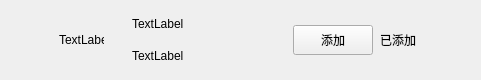
<?xml version="1.0" encoding="UTF-8"?>
<ui version="4.0">
 <class>ApplyFriendItem</class>
 <widget class="QWidget" name="ApplyFriendItem">
  <property name="geometry">
   <rect>
    <x>0</x>
    <y>0</y>
    <width>481</width>
    <height>80</height>
   </rect>
  </property>
  <property name="maximumSize">
   <size>
    <width>16777215</width>
    <height>80</height>
   </size>
  </property>
  <property name="windowTitle">
   <string>Form</string>
  </property>
  <layout class="QHBoxLayout" name="horizontalLayout">
   <property name="spacing">
    <number>6</number>
   </property>
   <property name="leftMargin">
    <number>9</number>
   </property>
   <property name="topMargin">
    <number>0</number>
   </property>
   <property name="rightMargin">
    <number>0</number>
   </property>
   <property name="bottomMargin">
    <number>0</number>
   </property>
   <item>
    <spacer name="horizontalSpacer">
     <property name="orientation">
      <enum>Qt::Horizontal</enum>
     </property>
     <property name="sizeType">
      <enum>QSizePolicy::Fixed</enum>
     </property>
     <property name="sizeHint" stdset="0">
      <size>
       <width>50</width>
       <height>20</height>
      </size>
     </property>
    </spacer>
   </item>
   <item>
    <widget class="QLabel" name="icon_lb">
     <property name="minimumSize">
      <size>
       <width>45</width>
       <height>45</height>
      </size>
     </property>
     <property name="maximumSize">
      <size>
       <width>45</width>
       <height>45</height>
      </size>
     </property>
     <property name="text">
      <string>TextLabel</string>
     </property>
    </widget>
   </item>
   <item>
    <widget class="QWidget" name="widget" native="true">
     <layout class="QHBoxLayout" name="horizontalLayout_2">
      <property name="spacing">
       <number>7</number>
      </property>
      <property name="leftMargin">
       <number>11</number>
      </property>
      <property name="topMargin">
       <number>2</number>
      </property>
      <property name="rightMargin">
       <number>11</number>
      </property>
      <property name="bottomMargin">
       <number>2</number>
      </property>
      <item>
       <widget class="QWidget" name="widget_2" native="true">
        <layout class="QVBoxLayout" name="verticalLayout">
         <property name="spacing">
          <number>4</number>
         </property>
         <property name="leftMargin">
          <number>11</number>
         </property>
         <property name="topMargin">
          <number>6</number>
         </property>
         <property name="rightMargin">
          <number>11</number>
         </property>
         <property name="bottomMargin">
          <number>6</number>
         </property>
         <item>
          <widget class="QLabel" name="user_name_lb">
           <property name="minimumSize">
            <size>
             <width>100</width>
             <height>24</height>
            </size>
           </property>
           <property name="maximumSize">
            <size>
             <width>200</width>
             <height>24</height>
            </size>
           </property>
           <property name="text">
            <string>TextLabel</string>
           </property>
          </widget>
         </item>
         <item>
          <widget class="QLabel" name="user_chat_lb">
           <property name="minimumSize">
            <size>
             <width>100</width>
             <height>24</height>
            </size>
           </property>
           <property name="maximumSize">
            <size>
             <width>200</width>
             <height>24</height>
            </size>
           </property>
           <property name="text">
            <string>TextLabel</string>
           </property>
          </widget>
         </item>
        </layout>
       </widget>
      </item>
      <item>
       <spacer name="horizontalSpacer_3">
        <property name="orientation">
         <enum>Qt::Horizontal</enum>
        </property>
        <property name="sizeHint" stdset="0">
         <size>
          <width>40</width>
          <height>20</height>
         </size>
        </property>
       </spacer>
      </item>
      <item>
       <widget class="ClickedBtn" name="addBtn">
        <property name="minimumSize">
         <size>
          <width>80</width>
          <height>30</height>
         </size>
        </property>
        <property name="maximumSize">
         <size>
          <width>80</width>
          <height>30</height>
         </size>
        </property>
        <property name="text">
         <string>添加</string>
        </property>
       </widget>
      </item>
      <item>
       <widget class="QLabel" name="already_add_lb">
        <property name="minimumSize">
         <size>
          <width>40</width>
          <height>0</height>
         </size>
        </property>
        <property name="text">
         <string>已添加</string>
        </property>
       </widget>
      </item>
      <item>
       <spacer name="horizontalSpacer_2">
        <property name="orientation">
         <enum>Qt::Horizontal</enum>
        </property>
        <property name="sizeType">
         <enum>QSizePolicy::Fixed</enum>
        </property>
        <property name="sizeHint" stdset="0">
         <size>
          <width>50</width>
          <height>20</height>
         </size>
        </property>
       </spacer>
      </item>
     </layout>
    </widget>
   </item>
  </layout>
 </widget>
 <customwidgets>
  <customwidget>
   <class>ClickedBtn</class>
   <extends>QPushButton</extends>
   <header location="global">clickedbtn.h</header>
  </customwidget>
 </customwidgets>
 <resources/>
 <connections/>
</ui>
